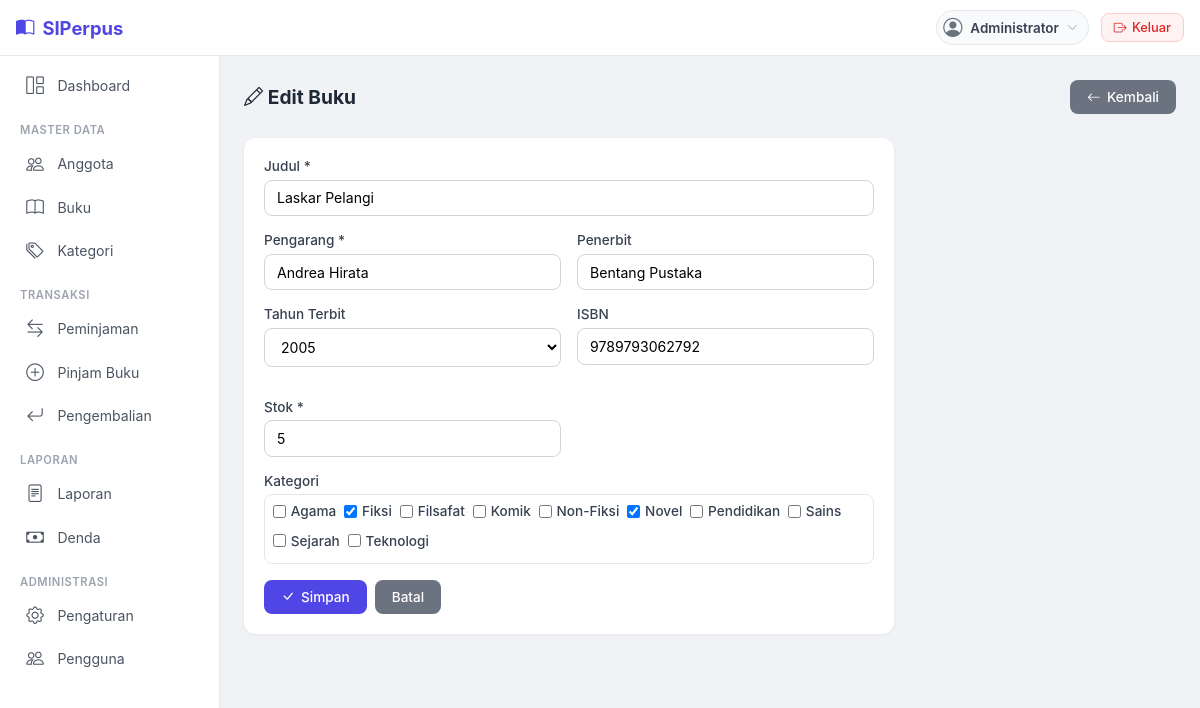
Page /buku/edit.php?id=1 (signed in) on the committed database.
### tables this page shows
CREATE TABLE buku (
    id_buku INT AUTO_INCREMENT PRIMARY KEY,
    judul VARCHAR(255) NOT NULL,
    pengarang VARCHAR(150) NOT NULL,
    penerbit VARCHAR(150),
    tahun_terbit YEAR,
    isbn VARCHAR(20) UNIQUE,
    stok INT NOT NULL DEFAULT 0,
    created_at TIMESTAMP DEFAULT CURRENT_TIMESTAMP,
    updated_at TIMESTAMP DEFAULT CURRENT_TIMESTAMP ON UPDATE CURRENT_TIMESTAMP
);

CREATE TABLE kategori (
    id_kategori INT AUTO_INCREMENT PRIMARY KEY,
    nama_kategori VARCHAR(100) NOT NULL UNIQUE,
    created_at TIMESTAMP DEFAULT CURRENT_TIMESTAMP
);

### buku/edit.php (the view, shortened to what this page needs)
<?php
$db = getConnection();
$id = $_GET['id'] ?? 0;
$stmt = $db->prepare("SELECT * FROM buku WHERE id_buku = :id");
$stmt->execute([':id' => $id]);
$b = $stmt->fetch();
$kategori_list = $db->query("SELECT * FROM kategori ORDER BY nama_kategori")->fetchAll();
$stmtKat = $db->prepare("SELECT id_kategori FROM buku_kategori WHERE id_buku = :id");
$stmtKat->execute([':id' => $id]);
$selected = $stmtKat->fetchAll(\PDO::FETCH_COLUMN);
require_once __DIR__ . '/../includes/header.php';
?>
<div class="page-header">
    <h4><i class="bi bi-pencil"></i> Edit Buku</h4>
    <a href="index.php" class="btn btn-secondary"><i class="bi bi-arrow-left"></i> Kembali</a>
</div>
<div class="card-simple" style="max-width:650px;">
    <div class="card-body">
        <form method="POST">
            <div class="form-group">
                <label>Judul <span class="text-danger">*</span></label>
                <input type="text" name="judul" class="form-control" value="<?= htmlspecialchars($b['judul']) ?>" required>
            </div>
            <div class="form-row">
                <div class="form-group">
                    <label>Pengarang <span class="text-danger">*</span></label>
                    <input type="text" name="pengarang" class="form-control" value="<?= htmlspecialchars($b['pengarang']) ?>" required>
                </div>
                <div class="form-group">
                    <label>Penerbit</label>
                    <input type="text" name="penerbit" class="form-control" value="<?= htmlspecialchars($b['penerbit']) ?>">
                </div>
            </div>
            <div class="form-row">
                <div class="form-group">
                    <label>Tahun Terbit</label>
                    <select name="tahun_terbit" class="form-select">
                        <?php for($t=date('Y');$t>=1980;$t--): ?>
                        <option value="<?= $t ?>" <?= $b['tahun_terbit']==$t?'selected':'' ?>><?= $t ?></option>
                        <?php endfor; ?>
                    </select>
                </div>
                <div class="form-group">
                    <label>ISBN</label>
                    <input type="text" name="isbn" class="form-control" value="<?= htmlspecialchars($b['isbn']) ?>">
                </div>
                <div class="form-group">
                    <label>Stok <span class="text-danger">*</span></label>
                    <input type="number" name="stok" class="form-control" value="<?= $b['stok'] ?>" min="0" required>
                </div>
            </div>
            <div class="form-group">
                <label>Kategori</label>
                <div class="checkbox-grid">
                    <?php foreach ($kategori_list as $k): ?>
                    <label><input type="checkbox" name="kategori[]" value="<?= $k['id_kategori'] ?>" <?= in_array($k['id_kategori'], $selected)?'checked':'' ?>> <?= htmlspecialchars($k['nama_kategori']) ?></label>
                    <?php endforeach; ?>
                </div>
            </div>
            <div style="display:flex;gap:0.5rem;">
                <button type="submit" class="btn btn-primary"><i class="bi bi-check-lg"></i> Simpan</button>
                <a href="index.php" class="btn btn-secondary">Batal</a>
            </div>
        </form>
    </div>
</div>
<?php require_once __DIR__ . '/../includes/footer.php'; ?>

### assets/css/style.css (style rules this page uses)
* { margin: 0; padding: 0; box-sizing: border-box; }
body { font-family: -apple-system, BlinkMacSystemFont, 'Segoe UI', Roboto, Oxygen, Ubuntu, sans-serif; background: #f0f2f5; color: #1a1a2e; }
.page-header { margin-bottom: 1.5rem; display: flex; flex-wrap: wrap; align-items: center; justify-content: space-between; gap: 0.75rem; }
.page-header h4 { font-size: 1.2rem; font-weight: 700; color: #1f2937; margin: 0; }
.card-simple { background: #fff; border-radius: 12px; box-shadow: 0 1px 3px rgba(0,0,0,0.06); overflow: hidden; }
.card-simple .card-body { padding: 1.25rem; }
.form-group { margin-bottom: 1rem; }
.form-group label { display: block; font-size: 0.85rem; font-weight: 500; color: #374151; margin-bottom: 0.35rem; }
.form-control, .form-select { width: 100%; padding: 0.55rem 0.75rem; font-size: 0.88rem; border: 1px solid #d1d5db; border-radius: 8px; outline: none; transition: border-color 0.15s; background: #fff; font-family: inherit; }
.btn { display: inline-flex; align-items: center; gap: 0.4rem; padding: 0.5rem 1rem; font-size: 0.85rem; font-weight: 500; border-radius: 8px; border: 1px solid transparent; cursor: pointer; text-decoration: none; transition: all 0.15s; font-family: inherit; }
.btn-primary { background: #4f46e5; color: #fff; }
.btn-secondary { background: #6b7280; color: #fff; }
.form-row { display: grid; grid-template-columns: repeat(auto-fit, minmax(200px, 1fr)); gap: 1rem; }
.checkbox-grid { display: flex; flex-wrap: wrap; gap: 0.5rem; padding: 0.5rem; border: 1px solid #e5e7eb; border-radius: 8px; max-height: 130px; overflow-y: auto; }
.checkbox-grid label { display: inline-flex; align-items: center; gap: 0.3rem; font-size: 0.85rem; cursor: pointer; }

### rows in the picture
buku: judul "Laskar Pelangi", pengarang "Andrea Hirata", penerbit "Bentang Pustaka", tahun_terbit "2005", isbn "9789793062792", stok "5"
kategori: nama_kategori "Agama"
kategori: id_kategori "☑", nama_kategori "Fiksi"
kategori: nama_kategori "Filsafat"
kategori: nama_kategori "Komik"
kategori: nama_kategori "Non-Fiksi"
kategori: id_kategori "☑", nama_kategori "Novel"
kategori: nama_kategori "Pendidikan"
kategori: nama_kategori "Sains"
kategori: nama_kategori "Sejarah"
kategori: nama_kategori "Teknologi"

### other values in the picture
$user['nama_lengkap'] "Administrator"
